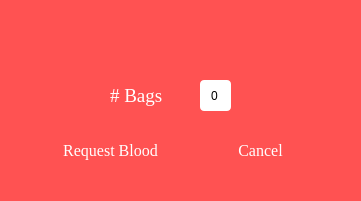
   <widget class="QWidget" name="requestPage" native="true">
    <property name="geometry">
     <rect>
      <x>110</x>
      <y>110</y>
      <width>361</width>
      <height>201</height>
     </rect>
    </property>
    <property name="cursor">
     <cursorShape>ArrowCursor</cursorShape>
    </property>
    <property name="autoFillBackground">
     <bool>false</bool>
    </property>
    <property name="styleSheet">
     <string notr="true">background-color:#FF5252;
border-radius:4px;

</string>
    </property>
    <widget class="QSpinBox" name="amountFeild">
     <property name="geometry">
      <rect>
       <x>200</x>
       <y>80</y>
       <width>31</width>
       <height>31</height>
      </rect>
     </property>
     <property name="styleSheet">
      <string notr="true">background-color:#FFFFFF;
</string>
     </property>
     <property name="wrapping">
      <bool>false</bool>
     </property>
     <property name="frame">
      <bool>true</bool>
     </property>
     <property name="alignment">
      <set>Qt::AlignCenter</set>
     </property>
     <property name="buttonSymbols">
      <enum>QAbstractSpinBox::NoButtons</enum>
     </property>
    </widget>
    <widget class="QLabel" name="amount">
     <property name="geometry">
      <rect>
       <x>110</x>
       <y>80</y>
       <width>61</width>
       <height>31</height>
      </rect>
     </property>
     <property name="font">
      <font>
       <family>Times New Roman</family>
       <pointsize>14</pointsize>
      </font>
     </property>
     <property name="styleSheet">
      <string notr="true">color:#FFFFFF</string>
     </property>
     <property name="text">
      <string># Bags</string>
     </property>
    </widget>
    <widget class="QPushButton" name="requestBtn">
     <property name="geometry">
      <rect>
       <x>40</x>
       <y>130</y>
       <width>141</width>
       <height>41</height>
      </rect>
     </property>
     <property name="palette">
      <palette>
       <active>
        <colorrole role="Button">
         <brush brushstyle="SolidPattern">
          <color alpha="255">
           <red>255</red>
           <green>82</green>
           <blue>82</blue>
          </color>
         </brush>
        </colorrole>
        <colorrole role="ButtonText">
         <brush brushstyle="SolidPattern">
          <color alpha="255">
           <red>255</red>
           <green>255</green>
           <blue>255</blue>
          </color>
         </brush>
        </colorrole>
        <colorrole role="Base">
         <brush brushstyle="SolidPattern">
          <color alpha="255">
           <red>255</red>
           <green>82</green>
           <blue>82</blue>
          </color>
         </brush>
        </colorrole>
        <colorrole role="Window">
         <brush brushstyle="SolidPattern">
          <color alpha="255">
           <red>255</red>
           <green>82</green>
           <blue>82</blue>
          </color>
         </brush>
        </colorrole>
       </active>
       <inactive>
        <colorrole role="Button">
         <brush brushstyle="SolidPattern">
          <color alpha="255">
           <red>255</red>
           <green>82</green>
           <blue>82</blue>
          </color>
         </brush>
        </colorrole>
        <colorrole role="ButtonText">
         <brush brushstyle="SolidPattern">
          <color alpha="255">
           <red>255</red>
           <green>255</green>
           <blue>255</blue>
          </color>
         </brush>
        </colorrole>
        <colorrole role="Base">
         <brush brushstyle="SolidPattern">
          <color alpha="255">
           <red>255</red>
           <green>82</green>
           <blue>82</blue>
          </color>
         </brush>
        </colorrole>
        <colorrole role="Window">
         <brush brushstyle="SolidPattern">
          <color alpha="255">
           <red>255</red>
           <green>82</green>
           <blue>82</blue>
          </color>
         </brush>
        </colorrole>
       </inactive>
       <disabled>
        <colorrole role="Button">
         <brush brushstyle="SolidPattern">
          <color alpha="255">
           <red>255</red>
           <green>82</green>
           <blue>82</blue>
          </color>
         </brush>
        </colorrole>
        <colorrole role="ButtonText">
         <brush brushstyle="SolidPattern">
          <color alpha="96">
           <red>164</red>
           <green>166</green>
           <blue>168</blue>
          </color>
         </brush>
        </colorrole>
        <colorrole role="Base">
         <brush brushstyle="SolidPattern">
          <color alpha="255">
           <red>255</red>
           <green>82</green>
           <blue>82</blue>
          </color>
         </brush>
        </colorrole>
        <colorrole role="Window">
         <brush brushstyle="SolidPattern">
          <color alpha="255">
           <red>255</red>
           <green>82</green>
           <blue>82</blue>
          </color>
         </brush>
        </colorrole>
       </disabled>
      </palette>
     </property>
     <property name="font">
      <font>
       <family>Times New Roman</family>
       <pointsize>12</pointsize>
      </font>
     </property>
     <property name="styleSheet">
      <string notr="true">QPushButton {
    background-color: #FF5252;
     border-radius: 10px;
}

QPushButton:hover {
    background-color: #7A0000;
    border-radius: 10px;
}

QPushButton:pressed {
    background-color: black;
    border-radius: 10px;
}


</string>
     </property>
     <property name="text">
      <string>Request Blood</string>
     </property>
    </widget>
    <widget class="QPushButton" name="cancelBtn">
     <property name="geometry">
      <rect>
       <x>190</x>
       <y>130</y>
       <width>141</width>
       <height>41</height>
      </rect>
     </property>
     <property name="palette">
      <palette>
       <active>
        <colorrole role="Button">
         <brush brushstyle="SolidPattern">
          <color alpha="255">
           <red>255</red>
           <green>82</green>
           <blue>82</blue>
          </color>
         </brush>
        </colorrole>
        <colorrole role="ButtonText">
         <brush brushstyle="SolidPattern">
          <color alpha="255">
           <red>255</red>
           <green>255</green>
           <blue>255</blue>
          </color>
         </brush>
        </colorrole>
        <colorrole role="Base">
         <brush brushstyle="SolidPattern">
          <color alpha="255">
           <red>255</red>
           <green>82</green>
           <blue>82</blue>
          </color>
         </brush>
        </colorrole>
        <colorrole role="Window">
         <brush brushstyle="SolidPattern">
          <color alpha="255">
           <red>255</red>
           <green>82</green>
           <blue>82</blue>
          </color>
         </brush>
        </colorrole>
       </active>
       <inactive>
        <colorrole role="Button">
         <brush brushstyle="SolidPattern">
          <color alpha="255">
           <red>255</red>
           <green>82</green>
           <blue>82</blue>
          </color>
         </brush>
        </colorrole>
        <colorrole role="ButtonText">
         <brush brushstyle="SolidPattern">
          <color alpha="255">
           <red>255</red>
           <green>255</green>
           <blue>255</blue>
          </color>
         </brush>
        </colorrole>
        <colorrole role="Base">
         <brush brushstyle="SolidPattern">
          <color alpha="255">
           <red>255</red>
           <green>82</green>
           <blue>82</blue>
          </color>
         </brush>
        </colorrole>
        <colorrole role="Window">
         <brush brushstyle="SolidPattern">
          <color alpha="255">
           <red>255</red>
           <green>82</green>
           <blue>82</blue>
          </color>
         </brush>
        </colorrole>
       </inactive>
       <disabled>
        <colorrole role="Button">
         <brush brushstyle="SolidPattern">
          <color alpha="255">
           <red>255</red>
           <green>82</green>
           <blue>82</blue>
          </color>
         </brush>
        </colorrole>
        <colorrole role="ButtonText">
         <brush brushstyle="SolidPattern">
          <color alpha="96">
           <red>164</red>
           <green>166</green>
           <blue>168</blue>
          </color>
         </brush>
        </colorrole>
        <colorrole role="Base">
         <brush brushstyle="SolidPattern">
          <color alpha="255">
           <red>255</red>
           <green>82</green>
           <blue>82</blue>
          </color>
         </brush>
        </colorrole>
        <colorrole role="Window">
         <brush brushstyle="SolidPattern">
          <color alpha="255">
           <red>255</red>
           <green>82</green>
           <blue>82</blue>
          </color>
         </brush>
        </colorrole>
       </disabled>
      </palette>
     </property>
     <property name="font">
      <font>
       <family>Times New Roman</family>
       <pointsize>12</pointsize>
      </font>
     </property>
     <property name="styleSheet">
      <string notr="true">QPushButton {
    background-color: #FF5252;
     border-radius: 10px;
}

QPushButton:hover {
    background-color: #7A0000;
    border-radius: 10px;
}

QPushButton:pressed {
    background-color: black;
    border-radius: 10px;
}


</string>
     </property>
     <property name="text">
      <string>Cancel</string>
     </property>
    </widget>
    <widget class="QLabel" name="reqStatus">
     <property name="geometry">
      <rect>
       <x>110</x>
       <y>30</y>
       <width>151</width>
       <height>31</height>
      </rect>
     </property>
     <property name="font">
      <font>
       <family>Times New Roman</family>
       <pointsize>14</pointsize>
      </font>
     </property>
     <property name="styleSheet">
      <string notr="true">color:#FFFFFF</string>
     </property>
     <property name="text">
      <string/>
     </property>
     <property name="alignment">
      <set>Qt::AlignCenter</set>
     </property>
    </widget>
   </widget>
